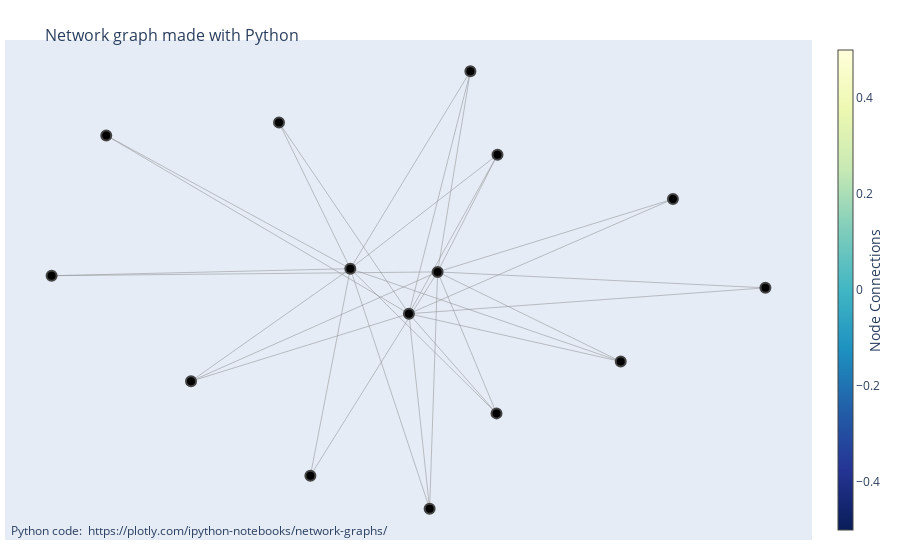

This figure's notebook cell:
### Code cell
PyARMViz.adjacency_graph_plotly(rules=rules)

### Figure 1 — Plotly figure (JSON) as saved in the notebook; plotly's stock layout.template omitted (floating-point values rounded to 4 significant figures)
{"data": [{"hoverinfo": "none", "line": {"color": "#888", "width": 0.5}, "mode": "lines", "type": "scatter", "x": [-0.3529, 0.008447, null, -0.1546, -0.3529, null, -0.1546, -0.2656, null, -0.1546, 0.1794, null, -0.1546, -0.5976, null, -0.1546, 0.5976, null, 0.008447, -0.8334, null, 0.008447, 1, null, 0.008447, 0.06599, null, 0.008447, -0.5976, null, 0.008447, 0.2548, null, -0.8334, -0.1546, null, 0.7428, 0.008447, null, 0.08825, 0.7428, null, 0.08825, -0.9854, null, 0.08825, 0.1794, null, 0.08825, 0.06599, null, 0.08825, 0.2521, null, 1, 0.08825, null, -0.9854, -0.1546, null, -0.2656, 0.08825, null, 0.1794, 0.008447, null, 0.06599, -0.1546, null, -0.5976, 0.08825, null, 0.2521, 0.008447, null, 0.2521, -0.1546, null, 0.5976, 0.008447, null, 0.5976, 0.08825, null, 0.2548, -0.1546, null, 0.2548, 0.08825, null], "y": [0.5991, -0.1158, null, 0.05267, 0.5991, null, 0.05267, -0.7216, null, 0.05267, 0.7912, null, 0.05267, -0.3682, null, 0.05267, -0.2946, null, -0.1158, 0.5512, null, -0.1158, -0.01898, null, -0.1158, -0.8453, null, -0.1158, -0.3682, null, -0.1158, 0.4789, null, 0.5512, 0.05267, null, 0.313, -0.1158, null, 0.04063, 0.313, null, 0.04063, 0.02646, null, 0.04063, 0.7912, null, 0.04063, -0.8453, null, 0.04063, -0.4886, null, -0.01898, 0.04063, null, 0.02646, 0.05267, null, -0.7216, 0.04063, null, 0.7912, -0.1158, null, -0.8453, 0.05267, null, -0.3682, 0.04063, null, -0.4886, -0.1158, null, -0.4886, 0.05267, null, -0.2946, -0.1158, null, -0.2946, 0.04063, null, 0.4789, 0.05267, null, 0.4789, 0.04063, null]}, {"hoverinfo": "text", "marker": {"color": [], "colorbar": {"thickness": 15, "title": {"side": "right", "text": "Node Connections"}, "xanchor": "left"}, "colorscale": [[0, "rgb(255,255,217)"], [0.125, "rgb(237,248,177)"], [0.25, "rgb(199,233,180)"], [0.375, "rgb(127,205,187)"], [0.5, "rgb(65,182,196)"], [0.625, "rgb(29,145,192)"], [0.75, "rgb(34,94,168)"], [0.875, "rgb(37,52,148)"], [1, "rgb(8,29,88)"]], "line": {"width": 2}, "reversescale": true, "showscale": true, "size": 10}, "mode": "markers", "text": ["0", "Шоколад", "Чизкейк", "1", "2", "Эклер", "3", "4", "5", "6", "7", "8", "9", "10", "11"], "type": "scatter", "x": [-0.3529, -0.1546, 0.008447, -0.8334, 0.7428, 0.08825, 1, -0.9854, -0.2656, 0.1794, 0.06599, -0.5976, 0.2521, 0.5976, 0.2548], "y": [0.5991, 0.05267, -0.1158, 0.5512, 0.313, 0.04063, -0.01898, 0.02646, -0.7216, 0.7912, -0.8453, -0.3682, -0.4886, -0.2946, 0.4789]}], "layout": {"annotations": [{"showarrow": false, "text": "Python code: <a href='https://plotly.com/ipython-notebooks/network-graphs/'> https://plotly.com/ipython-notebooks/network-graphs/</a>", "x": 0.005, "xref": "paper", "y": -0.002, "yref": "paper"}], "hovermode": "closest", "margin": {"b": 20, "l": 5, "r": 5, "t": 40}, "showlegend": false, "title": {"font": {"size": 16}, "text": "<br>Network graph made with Python"}, "xaxis": {"showgrid": false, "showticklabels": false, "zeroline": false}, "yaxis": {"showgrid": false, "showticklabels": false, "zeroline": false}}}
